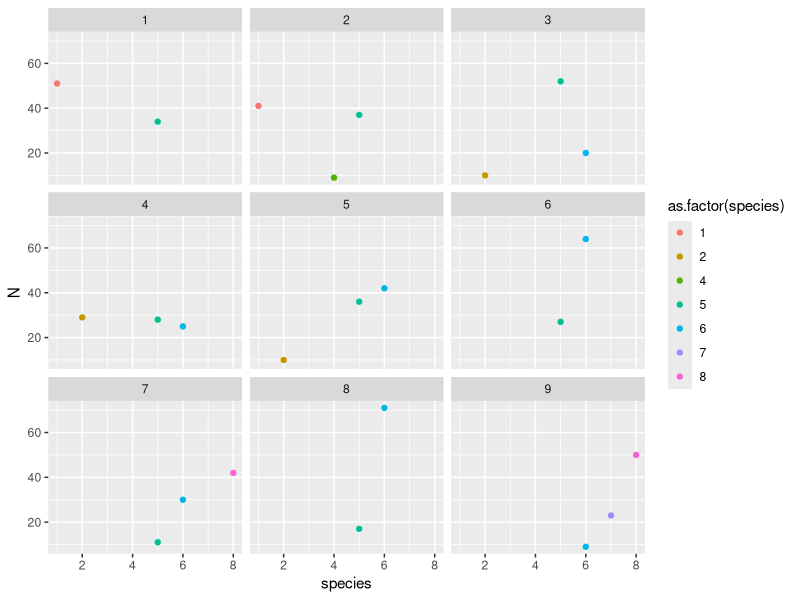
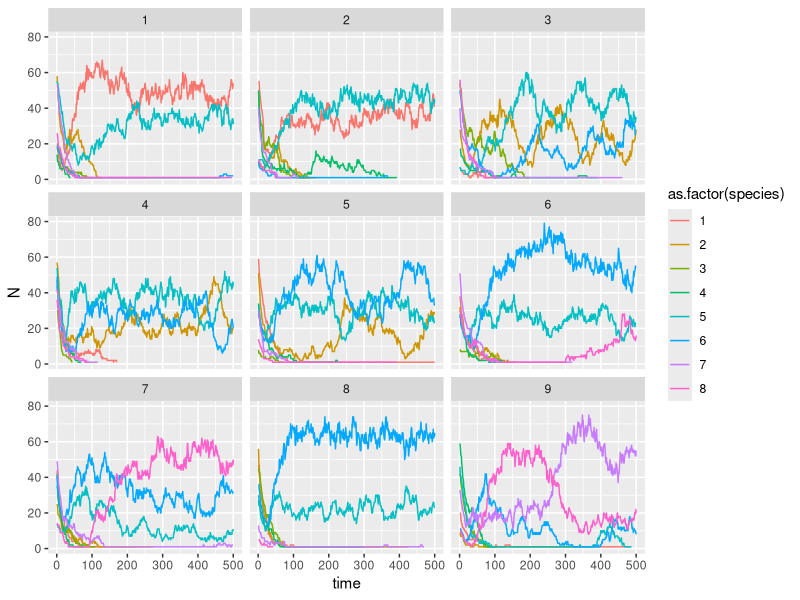
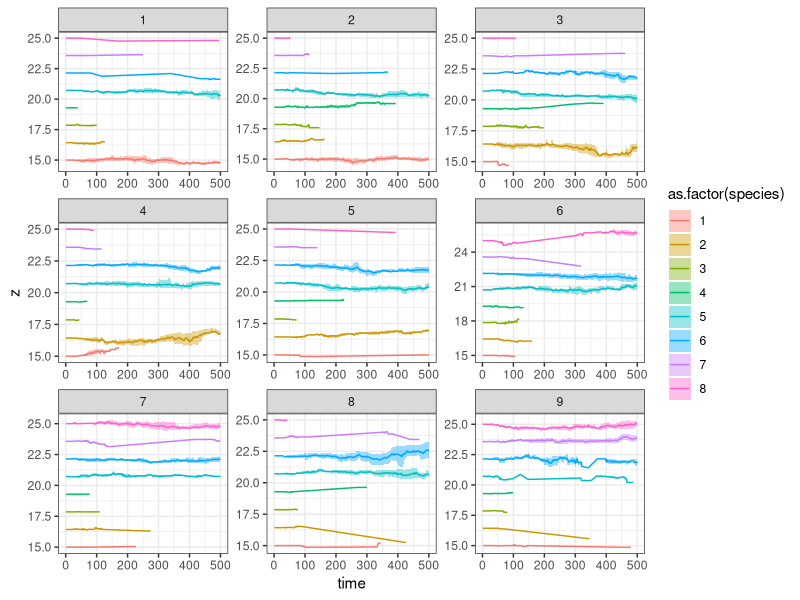
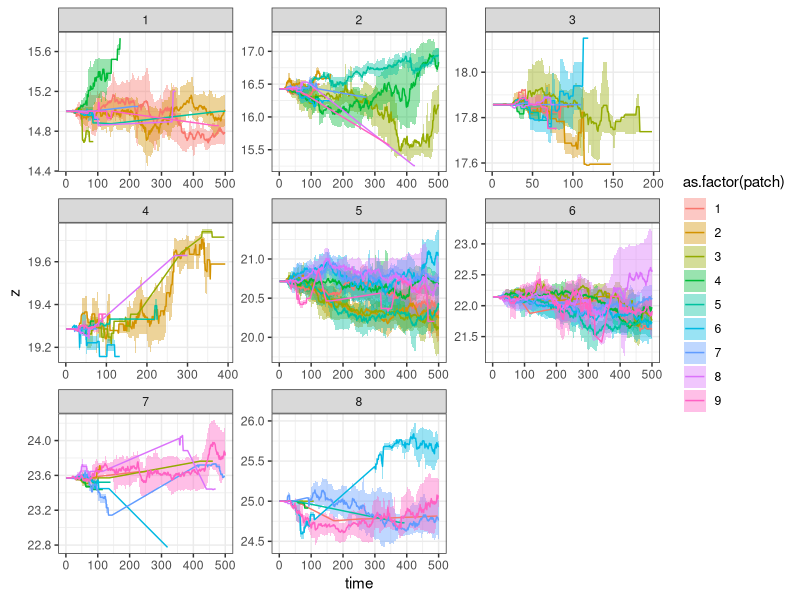

Recreate these plots in R, in order.
#individual based LV model
library(tidyverse)

species<-8
patches<-9

mutation_r<-0.1
disp<-0.01
Tmax<-500

Env_perform<-function(env,z,zmax=NA,sig_p){
  wT<-exp(-((env-z)/2*sig_p)^2)
  wT[wT<0]<-0
  wT<-wT-1
  return(wT)
}

B<-matrix(runif(n = species*species,-0.75,-0.25),nrow = species, ncol = species)*0.1 #stable co-existence

B<-matrix(rnorm(species*species,mean = -0.9,sd=0.2),nrow=species,ncol=species)*0.1 #priority effects
diag(B)<- -1*0.1

Environment<-data.frame(patch = 1:patches, environment = seq(15,25,length = patches))
Species_traits<-data.frame(species = 1:species, z = seq(15,25,length = species), sig_p = 0.2,r = 5, dispersal = disp)

N<-matrix(sample(size = species*patches,x = 5:60,replace = T), nrow=patches, ncol=species)

species_init<-unlist(sapply(1:species,FUN = function(x) {
  rep(x,colSums(N)[x])
}))

patch_init<-c()
for(s in 1:species){
  for(p in 1:patches){
    patch_init<-c(patch_init,rep(p,N[p,s]))
  }
}

ind.df<-data.frame(individual = 1:sum(N), patch = patch_init, species = species_init)
ind.df<-left_join(ind.df,Environment)
ind.df<-left_join(ind.df,Species_traits)

Nsave<-data.frame()
hold.df<-data.frame(patch = 1:patches,species = rep(1:species,each = patches))

pb <- txtProgressBar(min = 0, max = Tmax, style = 3)
for(i in 1:Tmax){
  setTxtProgressBar(pb, i)
  N.df<-ind.df %>% 
    group_by(patch, species) %>% 
    summarise(N = n(),upper_z = quantile(z,probs = 0.75),lower_z=quantile(z,probs = 0.25), z=mean(z)) %>% 
    mutate(time = i)
  
  Nsave<-bind_rows(Nsave,N.df)
  
N.mat<-left_join(hold.df,ind.df %>% 
    group_by(patch, species) %>% 
    summarise(N = n()), by = c("patch","species")) %>% 
    spread(key = species,value = N) %>% 
  select(-patch) %>% 
  data.matrix()
N.mat[is.na(N.mat)]<-0

ind.df$env_effect<-Env_perform(env = ind.df$environment,z = ind.df$z,sig_p = ind.df$sig_p)*5#-abs(ind.df$environment-ind.df$z)*2

ind.df <- merge(ind.df,data.frame(patch = 1:patches, species = rep(1:species ,each = patches),ints = c(N.mat%*%B)))

ind.df<-ind.df %>% 
  group_by(individual) %>% 
  mutate(lambda = exp(r+ints+env_effect),offspring = rpois(n = 1,lambda = lambda))

if(sum(ind.df$offspring)>0){
  reproducers<-ind.df %>% 
    filter(offspring>0)
  reproducers$parent<-reproducers$individual
  reproducers$individual<-1:nrow(reproducers)
  parents<-data.frame(individual = unlist(lapply(reproducers$individual,FUN = function(x) {
  rep(reproducers$parent[x], reproducers$offspring[x])
})))
  

ind.df2<-merge(parents, ind.df)
names(ind.df2)[1]<-"parent"
ind.df2$individual<-(max(ind.df$individual)+1):(max(ind.df$individual)+nrow(ind.df2))

ind.df2$z<-rnorm(n = nrow(ind.df2), mean = ind.df2$z, sd = mutation_r)

#dispersal
ind.df2$parent<-NULL
dispersers<-rbinom(n = nrow(ind.df2),size = 1,prob = disp)
ind.df2$patch[dispersers]<-sample(1:patches,size =sum(dispersers),replace = TRUE)
ind.df2$environment<-NULL
ind.df2<-left_join(ind.df2,Environment, by = "patch")

} else {
  ind.df2<-data.frame()
}

  
ind.df$survive <- rbinom(n = nrow(ind.df),size = 1,prob = 0.95)

ind.df<-ind.df[ind.df$survive==1,]

ind.df<-bind_rows(ind.df,ind.df2)
ind.df$ints<-NULL
}
close(pb)

ggplot(filter(Nsave, time==200),aes(x = species, y = N, color=as.factor(species), group = species))+
  geom_point()+
  facet_wrap(~patch)

ggplot(Nsave,aes(x = time, y = N, color=as.factor(species), group = species))+
  geom_line()+
  facet_wrap(~patch)

ggplot(Nsave,aes(x = time, y = z, color=as.factor(species), fill=as.factor(species), group = species))+
  geom_ribbon(aes(ymin=lower_z,ymax = upper_z),alpha = 0.4,col=NA)+
  geom_path()+
  facet_wrap(~patch,scales = "free")+
  theme_bw()

ggplot(Nsave,aes(x = time, y = z, color=as.factor(patch), fill=as.factor(patch), group = patch))+
  geom_ribbon(aes(ymin=lower_z,ymax = upper_z),alpha = 0.4,col=NA)+
  geom_path()+
  facet_wrap(~species,scales = "free")+
  theme_bw()






